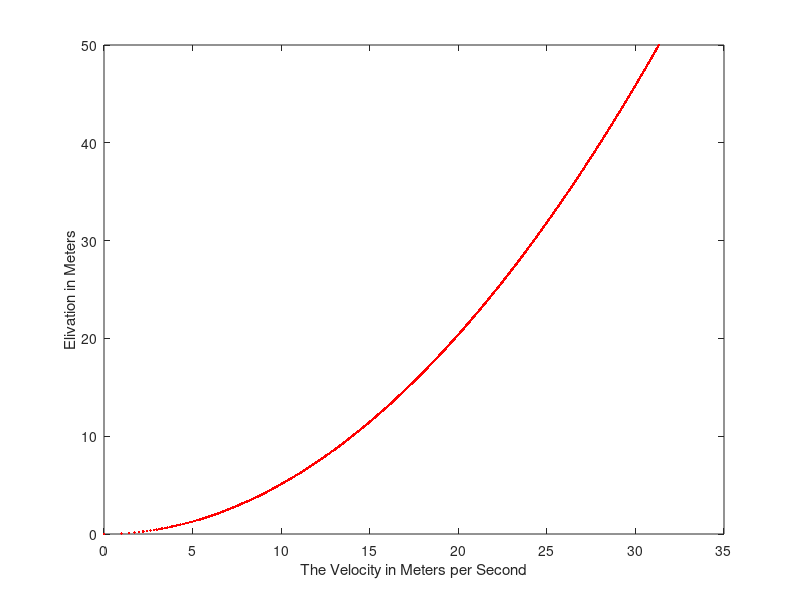

Recreate this plot in MATLAB.
%-----This script computes the Terminal Velocity with a for loop

% Values that are given or known
V_term=15;   %m/s
g     =9.81; %m/s^2
N     =1000;
Y     =linspace(0,50,N);


for k=1:N
   V(k)=sqrt(2*Y(k)*g); 
end

plot(V,Y,'r.')

xlabel('The Velocity in Meters per Second');
ylabel('Elivation in Meters')